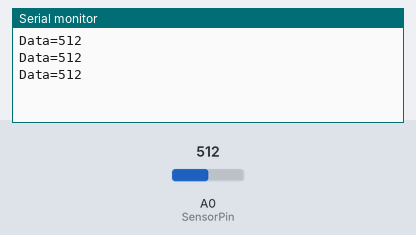
Bench run of a sketch on a simulated Arduino Uno, built with avr-gcc and run on an emulated ATmega328P. On the bench: the last lines printed to the serial monitor. The inputs (shaded band) are chosen by the test bench; at power-on: A0 (SensorPin) = 512.

Above: at 1.3 s.
1.4 s: A0 (SensorPin) set to 716
At 1.9 s:
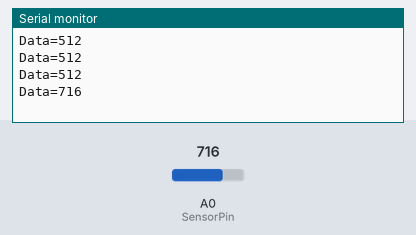
2.9 s: A0 (SensorPin) set to 900
At 3.4 s:
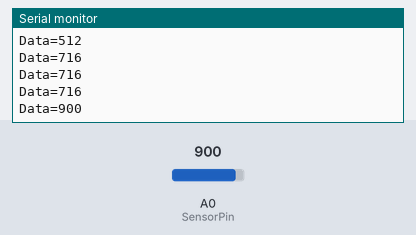
Timing chart, 0 to 5.9 s (numbered marks = the images above; inputs shaded):
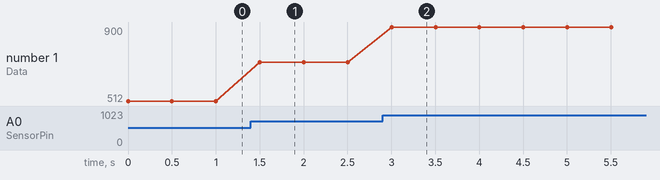

Measured:
- after the input at 1.4 s, the serial monitor: prints a new line after 0.10 s (image 1)
- after the input at 2.9 s, the serial monitor: prints a new line after 0.10 s (image 2)
- plotted number 1: 512 → 716 after the input at 1.4 s, 716 → 900 after the input at 2.9 s

The sketch:

Photoresistor.ino
```cpp
/*
 * Author: SMRAZA KEEN
 * Date:2016/6/29
 * IDE V1.6.9
 * Email:TechnicSmraza@outlook.com
 * Function:
 * Tips:Open the serial port
 */
const int SensorPin = A0;
int Data=0;
void setup()
{
pinMode (SensorPin,INPUT);
Serial.begin(9600);
}
void loop()
{
  Data=analogRead(SensorPin);
  Serial.print("Data=");
  Serial.print(Data);
  Serial.println("\n");
  delay(500);
}
```
